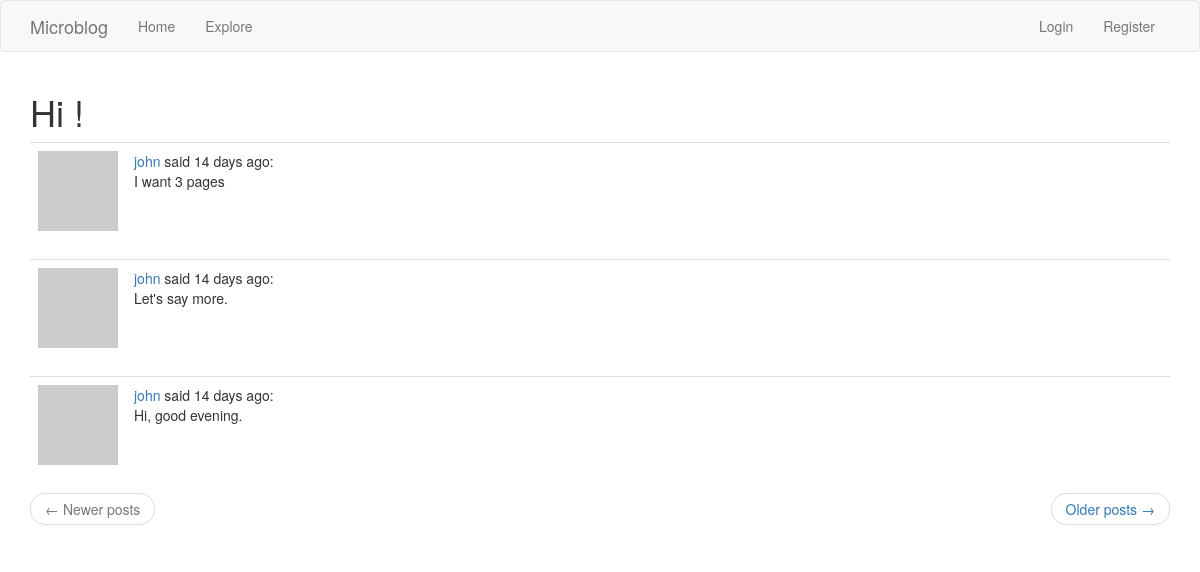
Before: /explore with the older database file.
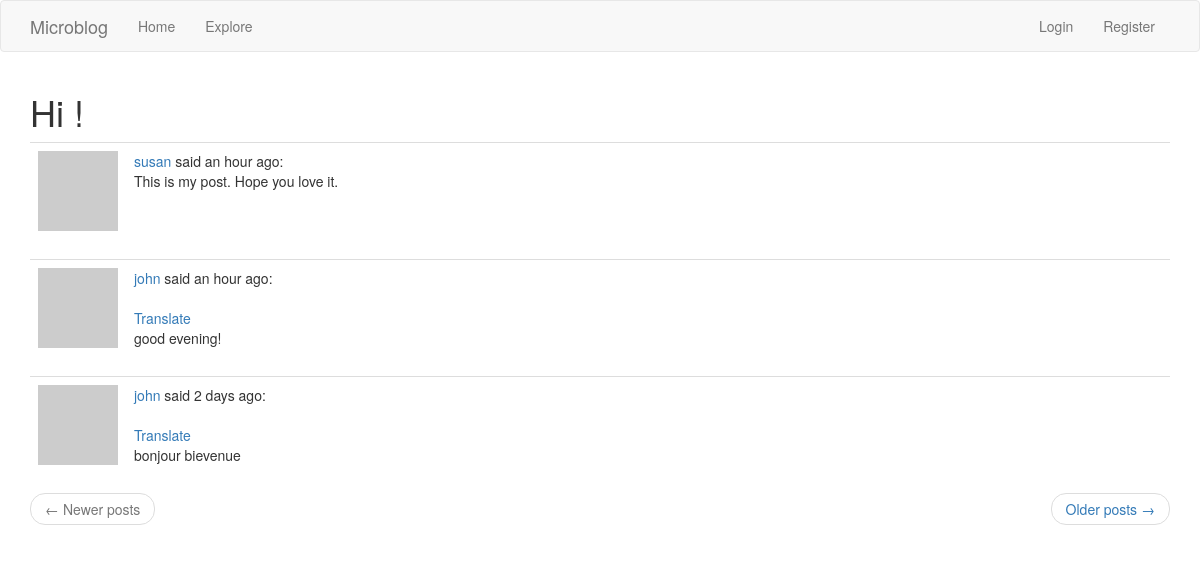
After: the same page with the newer database file.
### app/models.py (models this page shows, shortened)
class Post(db.Model):
    id = db.Column(db.Integer, primary_key=True)
    body = db.Column(db.String(140))
    timestamp = db.Column(db.DateTime, index=True, default=datetime.utcnow)
    language = db.Column(db.String(5))
    user_id = db.Column(db.Integer, db.ForeignKey('user.id'))

### app/routes.py (the view)
@app.route('/explore')
def explore():
    page = request.args.get('page', 1, type=int)
    posts = Post.query.order_by(Post.timestamp.desc()).paginate(
        page, app.config['POSTS_PER_PAGE'], False)
    next_url = url_for('explore', page=posts.next_num) \
        if posts.has_next else None
    prev_url = url_for('explore', page=posts.prev_num) \
        if posts.has_prev else None
    return render_template('index.html', title='Explore', posts=posts.items, next_url=next_url, prev_url=prev_url)

### app/models.py (called while the page is built)
    def avatar(self, size):
        digest = md5(self.email.lower().encode('utf-8')).hexdigest()
        return 'https://www.gravatar.com/avatar/{}?d=identicon&s={}'.format(
            digest, size)

### app/routes.py (called while the page is built)
@app.before_request
def before_request():
    g.locale = str(get_locale())
    if current_user.is_authenticated:
        current_user.last_seen = datetime.utcnow()
        db.session.commit()

### app/templates/index.html (shortened to what this page needs)
{% extends "base.html" %}
{% import 'bootstrap/wtf.html' as wtf %}
{% block app_content %}
    <h1>Hi{% if not current_user.is_anonymous %}, {{ current_user.username }}{% endif %} !</h1>
    {% for post in posts %}
    {% include '_post.html' %}
    {% endfor %}
    <nav aria-label="...">
        <ul class="pager">
            <li class="previous{% if not prev_url %} disabled{% endif %}">
                <a href="{{ prev_url or '#' }}">
                    <span aria-hidden="true">&larr;</span> Newer posts
                </a>
            </li>
            <li class="next{% if not next_url %} disabled{% endif %}">
                <a href="{{ next_url or '#' }}">
                    Older posts <span aria-hidden="true">&rarr;</span>
                </a>
            </li>
        </ul>
    </nav>
{% endblock %}

### app/templates/_post.html (shortened to what this page needs)
<table class="table table-hover">
    <tr>
        <td width="70px">
            <a href="{{ url_for('user', username=post.author.username) }}">
                <img src="{{ post.author.avatar(70) }}" />
            </a>
        </td>
        <td>
            {{ _('%(username)s said %(when)s', username=user_link, when=moment(post.timestamp).fromNow()) }}:
                {% if post.language and post.language != g.locale %}
                <br><br>
                <span id="translation{{ post.id }}">
                    <a href="javascript:translate(
                                '#post{{ post.id }}',
                                '#translation{{ post.id }}',
                                '{{ g.locale }}');">{{ _('Translate') }}</a>
                </span>
                {% endif %}
            <br>
            <span id="post{{ post.id }}">{{ post.body }}</span>
        </td>
    </tr>
</table>

Changed rows visible on the page:
no longer on this page (row edited): Post: body "I want 3 pages"
no longer on this page (row unchanged): Post: body "Let's say more."
no longer on this page (row unchanged): Post: body "Hi, good evening."
added Post: body "This is my post. Hope you love it."
added Post: body "good evening!"
added Post: body "bonjour bievenue"
